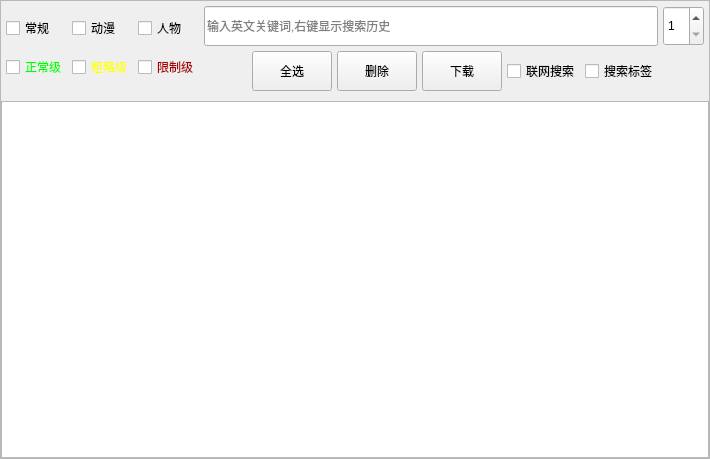
<?xml version="1.0" encoding="UTF-8"?>
<ui version="4.0">
 <class>SearchPage</class>
 <widget class="QWidget" name="SearchPage">
  <property name="geometry">
   <rect>
    <x>0</x>
    <y>0</y>
    <width>710</width>
    <height>459</height>
   </rect>
  </property>
  <property name="windowTitle">
   <string>ImageTable</string>
  </property>
  <layout class="QVBoxLayout" name="verticalLayout_2">
   <property name="spacing">
    <number>0</number>
   </property>
   <property name="leftMargin">
    <number>0</number>
   </property>
   <property name="topMargin">
    <number>0</number>
   </property>
   <property name="rightMargin">
    <number>0</number>
   </property>
   <property name="bottomMargin">
    <number>0</number>
   </property>
   <item>
    <widget class="QScrollArea" name="scrollArea">
     <property name="widgetResizable">
      <bool>true</bool>
     </property>
     <widget class="QWidget" name="scrollAreaWidgetContents">
      <property name="geometry">
       <rect>
        <x>0</x>
        <y>0</y>
        <width>713</width>
        <height>445</height>
       </rect>
      </property>
      <layout class="QVBoxLayout" name="verticalLayout_3">
       <property name="spacing">
        <number>0</number>
       </property>
       <property name="leftMargin">
        <number>0</number>
       </property>
       <property name="topMargin">
        <number>0</number>
       </property>
       <property name="rightMargin">
        <number>0</number>
       </property>
       <property name="bottomMargin">
        <number>0</number>
       </property>
       <item>
        <layout class="QVBoxLayout" name="verticalLayout" stretch="0,1">
         <property name="spacing">
          <number>5</number>
         </property>
         <property name="leftMargin">
          <number>0</number>
         </property>
         <property name="topMargin">
          <number>0</number>
         </property>
         <property name="rightMargin">
          <number>0</number>
         </property>
         <property name="bottomMargin">
          <number>0</number>
         </property>
         <item>
          <layout class="QHBoxLayout" name="horizontalLayout_2" stretch="0,0,0">
           <property name="spacing">
            <number>5</number>
           </property>
           <property name="leftMargin">
            <number>5</number>
           </property>
           <property name="topMargin">
            <number>5</number>
           </property>
           <property name="rightMargin">
            <number>5</number>
           </property>
           <property name="bottomMargin">
            <number>5</number>
           </property>
           <item>
            <layout class="QGridLayout" name="gridLayout">
             <item row="0" column="0">
              <widget class="CheckBox" name="checkBox_general">
               <property name="text">
                <string>常规</string>
               </property>
              </widget>
             </item>
             <item row="0" column="1">
              <widget class="CheckBox" name="checkBox_anime">
               <property name="text">
                <string>动漫</string>
               </property>
              </widget>
             </item>
             <item row="0" column="2">
              <widget class="CheckBox" name="checkBox_people">
               <property name="text">
                <string>人物</string>
               </property>
              </widget>
             </item>
             <item row="1" column="0">
              <widget class="CheckBox" name="checkBox_sfw">
               <property name="styleSheet">
                <string notr="true">color: rgb(0, 255, 0);</string>
               </property>
               <property name="text">
                <string>正常级</string>
               </property>
              </widget>
             </item>
             <item row="1" column="1">
              <widget class="CheckBox" name="checkBox_sketchy">
               <property name="styleSheet">
                <string notr="true">color: rgb(255, 255, 0);</string>
               </property>
               <property name="text">
                <string>粗略级</string>
               </property>
              </widget>
             </item>
             <item row="1" column="2">
              <widget class="CheckBox" name="checkBox_nsfw">
               <property name="styleSheet">
                <string notr="true">color: rgb(170, 0, 0);</string>
               </property>
               <property name="text">
                <string>限制级</string>
               </property>
              </widget>
             </item>
            </layout>
           </item>
           <item>
            <layout class="QVBoxLayout" name="verticalLayout_4">
             <item>
              <widget class="SearchLineEdit" name="lineEdit">
               <property name="minimumSize">
                <size>
                 <width>0</width>
                 <height>40</height>
                </size>
               </property>
               <property name="placeholderText">
                <string>输入英文关键词,右键显示搜索历史</string>
               </property>
              </widget>
             </item>
             <item>
              <layout class="QHBoxLayout" name="horizontalLayout">
               <item>
                <spacer name="horizontalSpacer">
                 <property name="orientation">
                  <enum>Qt::Orientation::Horizontal</enum>
                 </property>
                 <property name="sizeHint" stdset="0">
                  <size>
                   <width>40</width>
                   <height>20</height>
                  </size>
                 </property>
                </spacer>
               </item>
               <item>
                <widget class="PrimaryPushButton" name="pushButton_select_all">
                 <property name="minimumSize">
                  <size>
                   <width>0</width>
                   <height>40</height>
                  </size>
                 </property>
                 <property name="text">
                  <string>全选</string>
                 </property>
                </widget>
               </item>
               <item>
                <widget class="PrimaryPushButton" name="pushButton_delete">
                 <property name="minimumSize">
                  <size>
                   <width>0</width>
                   <height>40</height>
                  </size>
                 </property>
                 <property name="text">
                  <string>删除</string>
                 </property>
                </widget>
               </item>
               <item>
                <widget class="PrimaryPushButton" name="pushButton_download">
                 <property name="minimumSize">
                  <size>
                   <width>0</width>
                   <height>40</height>
                  </size>
                 </property>
                 <property name="text">
                  <string>下载</string>
                 </property>
                </widget>
               </item>
               <item>
                <widget class="SwitchButton" name="checkBox_use_network">
                 <property name="minimumSize">
                  <size>
                   <width>0</width>
                   <height>40</height>
                  </size>
                 </property>
                 <property name="text">
                  <string>联网搜索</string>
                 </property>
                </widget>
               </item>
               <item>
                <widget class="SwitchButton" name="checkBox_use_tags">
                 <property name="minimumSize">
                  <size>
                   <width>0</width>
                   <height>40</height>
                  </size>
                 </property>
                 <property name="text">
                  <string>搜索标签</string>
                 </property>
                </widget>
               </item>
              </layout>
             </item>
            </layout>
           </item>
           <item>
            <layout class="QVBoxLayout" name="verticalLayout_5">
             <item>
              <widget class="QSpinBox" name="spinBox">
               <property name="minimumSize">
                <size>
                 <width>0</width>
                 <height>40</height>
                </size>
               </property>
               <property name="minimum">
                <number>1</number>
               </property>
              </widget>
             </item>
             <item>
              <widget class="QLabel" name="label_page_info">
               <property name="text">
                <string/>
               </property>
              </widget>
             </item>
            </layout>
           </item>
          </layout>
         </item>
         <item>
          <widget class="Table" name="tableWidget_image">
           <property name="minimumSize">
            <size>
             <width>500</width>
             <height>150</height>
            </size>
           </property>
          </widget>
         </item>
        </layout>
       </item>
      </layout>
     </widget>
    </widget>
   </item>
  </layout>
 </widget>
 <customwidgets>
  <customwidget>
   <class>PrimaryPushButton</class>
   <extends>QPushButton</extends>
   <header>qfluentwidgets.components.widgets</header>
  </customwidget>
  <customwidget>
   <class>Table</class>
   <extends>QTableWidget</extends>
   <header>SubWidget.Home.SlotFunc.SearchPageCtrl</header>
  </customwidget>
  <customwidget>
   <class>SearchLineEdit</class>
   <extends>QLineEdit</extends>
   <header>qfluentwidgets.components.widgets</header>
  </customwidget>
  <customwidget>
   <class>CheckBox</class>
   <extends>QCheckBox</extends>
   <header>qfluentwidgets.components.widgets</header>
  </customwidget>
  <customwidget>
   <class>SwitchButton</class>
   <extends>QCheckBox</extends>
   <header>qfluentwidgets.components.widgets</header>
  </customwidget>
 </customwidgets>
 <resources/>
 <connections/>
</ui>
